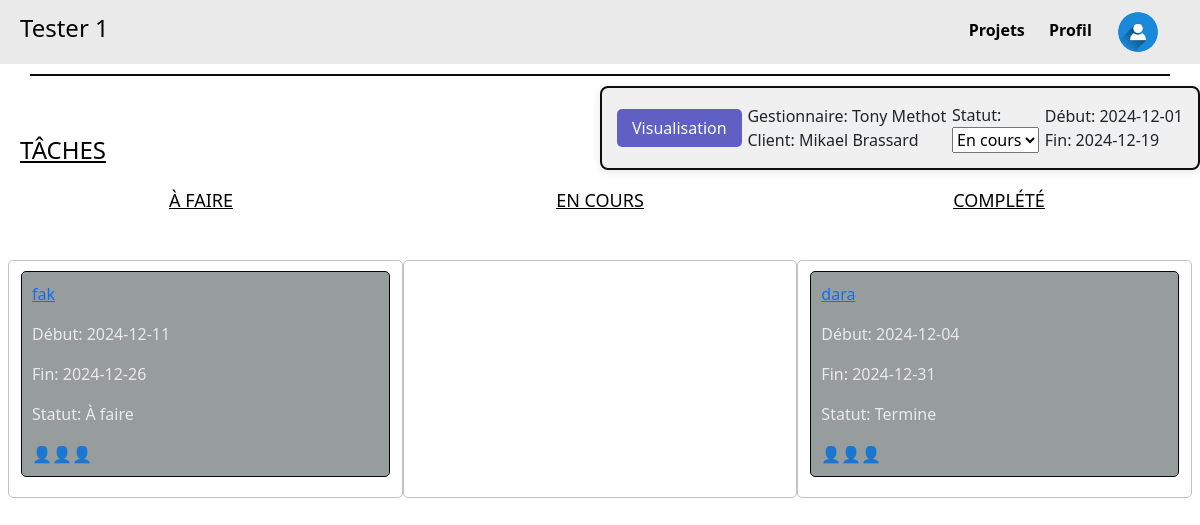
The app's page /projet/2 with its own data.
### tables this page shows
CREATE TABLE Projet_proj (
    proj_id INTEGER PRIMARY KEY,
    proj_clnt_id INTEGER NOT NULL,
    proj_etat_etat INTEGER NOT NULL,
    proj_emp_id INTEGER NOT NULL,
    proj_nom TEXT NOT NULL,
    proj_dateDebut DATE,
    proj_dateFin DATE,
    proj_isTemplate BOOLEAN,
    FOREIGN KEY (proj_clnt_id) REFERENCES Client_clnt(clnt_id),
    FOREIGN KEY (proj_etat_etat) REFERENCES Etat_etat(etat_id),
    FOREIGN KEY (proj_emp_id) REFERENCES Employee_emp(emp_id)
);

CREATE TABLE Tache_tch (
    tch_id INTEGER PRIMARY KEY,
    tch_proj_id INTEGER NOT NULL,
    tch_etat_etat INTEGER NOT NULL,
    tch_parent INTEGER,
    tch_nom TEXT NOT NULL,
    tch_dateDebut DATE,
    tch_dateFin DATE,
    FOREIGN KEY (tch_proj_id) REFERENCES Projet_proj(proj_id),
    FOREIGN KEY (tch_etat_etat) REFERENCES Etat_etat(etat_id),
    FOREIGN KEY (tch_parent) REFERENCES Tache_tch(tch_id)
);

CREATE TABLE Etat_etat (
    etat_id INTEGER PRIMARY KEY,
    etat_nom TEXT NOT NULL
);

### main.py (the view)
@app.route('/projet/<int:id>', methods=['GET'])
def projet(id):
    projet = get_projet_by_id(id)
    if projet is None:
        return "Project not found", 404  # Or render a custom 404 page
    taches = get_taches_by_project(id)
    print(taches)
    return render_template('projet.html', projet=projet, taches=taches)

### main.py (called while the page is built)
def get_taches_by_project(proj_id):
    conn = sqlite3.connect(DB)  # Connect to the database
    cursor = conn.cursor()
    query = """
    SELECT
        Tache_tch.tch_id AS id,
        Tache_tch.tch_proj_id AS projet_id,
        Etat_etat.etat_nom AS statut,  -- Get the status name instead of its ID
        Tache_tch.tch_nom AS nom,
        Tache_tch.tch_dateDebut AS dateDebut,
        Tache_tch.tch_dateFin AS dateFin
    FROM Tache_tch
    LEFT JOIN Etat_etat ON Tache_tch.tch_etat_etat = Etat_etat.etat_id  -- Join with the Etat_etat table
    WHERE Tache_tch.tch_proj_id = ? AND Tache_tch.tch_parent IS NULL;
    """
    cursor.execute(query, (proj_id,))
    taches = cursor.fetchall()
    conn.close()
    return taches

### templates/projet.html (shortened to what this page needs)
<!DOCTYPE html>
<html lang="fr">
  <head>
    <link rel="stylesheet" href="/static/css/style.css" />
    <link
      href="https://cdn.jsdelivr.net/npm/bootstrap@5.3.3/dist/css/bootstrap.min.css"
      rel="stylesheet"
    />
  </head>
  <body>
    <div class="header">
      <h4>{{ projet[4] }}</h4>
      <div class="menu">
        <a href="{{ url_for('listeProjets') }}" class="highlight-link"
          >Projets</a
        >
        <a href="{{ url_for('profil') }}" class="highlight-link">Profil</a>
        <a href="#" class="user-icon">
          <img
            src="../static/images/icon_utiliateur.jpg"
            alt="User Icon"
            width="40"
            height="40"
          />
        </a>
      </div>
    </div>
    <div class="divider"></div>
    <h4 class="taches">TÂCHES</h4>
    <div class="project-details">
    <div>     <a href="{{ url_for('visualization', project_id=projet[0]) }}" class="vis-button">Visualisation</a> </div>
      <div class="part1">
        <p>Gestionnaire: {{ projet[8] }}</p>
        <p>Client: {{ projet[7] }}</p>
      </div>
      <div class="part2">
        <label for="status">Statut:</label>
        <select id="status">
          <option value="en_cours">En cours</option>
        </select>
      </div>
      <div class="part3">
        <p>Début: {{ projet[5] }}</p>
        <p>Fin: {{ projet[6] }}</p>
      </div>
    </div>
    <div class="task-status">
      <h4 class="A_faire">À FAIRE</h4>
      <h4 class="en_cours">EN COURS</h4>
      <h4 class="complete">COMPLÉTÉ</h4>
    </div>
    <div class="tasks-container row">
      <div
        data-column="1"
        class="column col-12 col-md-4"
        ondrop="drop(event)"
        ondragover="allowDrop(event)"
      >
        {% for tache in taches %} {% if tache[2] == "À faire" %}
        <div
          class="task"
          id="task{{ tache[0] }}"
          draggable="true"
          ondragstart="drag(event)"
        >
          <a href="{{ url_for('tache', proj_id=projet[0], task_id=tache[0]) }}">
            <p>{{ tache[3] }}</p>
          </a>
          <p>Début: {{ tache[4] }}</p>
          <p>Fin: {{ tache[5] }}</p>
          <p>Statut: {{ tache[2] }}</p>
          <div class="icons">👤👤👤</div>
        </div>
        {% endif %} {% endfor %}
      </div>
      <div
        data-column="2"
        class="column col-12 col-md-4"
        ondrop="drop(event)"
        ondragover="allowDrop(event)"
      >
      </div>
      <div
        data-column="3"
        class="column col-12 col-md-4"
        ondrop="drop(event)"
        ondragover="allowDrop(event)"
      >
         {% for tache in taches %} {% if tache[2] == "Termine" %}
        <div
          class="task"
          id="task{{ tache[0] }}"
          draggable="true"
          ondragstart="drag(event)"
        >
          <a href="{{ url_for('tache', proj_id=projet[0], task_id=tache[0]) }}">
            <p>{{ tache[3] }}</p>
          </a>
          <p>Début: {{ tache[4] }}</p>
          <p>Fin: {{ tache[5] }}</p>
          <p>Statut: {{ tache[2] }}</p>
          <div class="icons">👤👤👤</div>
        </div>
        {% endif %} {% endfor %}
      </div>
    </div>
  </body>
</html>

### static/css/style.css (style rules this page uses)
body { font-family: Arial, sans-serif; margin: 0; padding: 0; background: #eaeaea; background-size: cover; }
.header { display: flex; justify-content: space-between; align-items: center; background-color: #eaeaea; padding: 10px 20px; color: #030303; }
.divider { width: 95%; height: 2px; background-color: #0c0e0c; margin: 10px auto; }
.taches { position: absolute; left: 20px; margin-top: 50px; text-decoration: underline; color: #030303; }
.highlight-link { position: relative; text-decoration: none; color: #a80c67; padding: 5px 0; }
.menu a { margin-right: 20px; text-decoration: none; color: #020202; font-weight: bold; }
.user-icon { display: inline-block; font-size: 20px; border: 2px solid transparent; background-color: transparent; border-radius: 50%; margin-top: auto; vertical-align: middle; border-radius: 100%; overflow: hidden; margin: 0; padding: 0; }
.project-details { top: 20px; right: 20px; width: 90%; margin-left: auto; max-width: 600px; background-color: #f0f0f0; border: 2px solid #0f0f0f; border-radius: 8px; padding: 15px; box-shadow: 0 2px 10px rgba(3, 3, 3, 0.1); display: flex; justify-content: space-between; align-items: center; }
.part1, .part2, .part3 { display: flex; flex-direction: column; }
.part1 p, .part2 p, .part3 p { margin: 0; }
.column { width: 100%; background-color: transparent; padding: 10px; border: 1px solid #c5c2c2; border-radius: 5px; margin-bottom: 20px; }
.task { background-color: #979c9c; padding: 10px; margin-bottom: 10px; border-radius: 5px; border: 1px solid #080808; color: #eaeaea; }
.icons { display: flex; justify-content: flex-start; }
.task-status { display: flex; justify-content: space-evenly; margin-bottom: 20px; flex-wrap: wrap; }
.A_faire, .en_cours, .complete { margin-top: 20px; font-size: 18px; color: #020202; text-decoration: underline; text-align: center; width: 100%; }
@media (min-width: 576px) { .A_faire, .en_cours, .complete { width: auto; } }
.tasks-container { display: flex; flex-wrap: wrap; justify-content: space-between; padding: 20px; }
@media (min-width: 768px) { .A_faire, .en_cours, .complete { width: 33%; } }
.task { background-color: #979c9c; padding: 10px; margin-bottom: 10px; border-radius: 5px; border: 1px solid #080808; color: #eaeaea; cursor: move; }
.vis-button { background-color: #5f5fc4; color: white; border: none; padding: 8px 15px; border-radius: 5px; cursor: pointer; text-decoration: none; }

### records on screen
Projet_proj: proj_nom "Tester 1", proj_dateDebut "2024-12-01", proj_dateFin "2024-12-19"
Tache_tch: tch_nom "fak", tch_dateDebut "2024-12-11", tch_dateFin "2024-12-26", etat_nom "À faire"
Tache_tch: tch_nom "dara", tch_dateDebut "2024-12-04", tch_dateFin "2024-12-31", etat_nom "Termine"

### other values on screen
{{ projet[8] }} "Tony Methot"
{{ projet[7] }} "Mikael Brassard"
